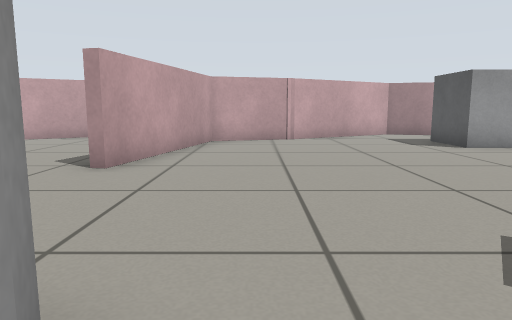
View 1 (above)

16 first-person views from a walk through a Gazebo world. The camera is 0.51 m above the floor, tilts 8° down and sees 70° across. The floor is counted in squares, 0.5 m on a side. Each view is taken from the middle of a square. On the plan, view 1 faces up. The plan holds only what a view shows up to about 13 squares ahead; the rest is blank.

View 2
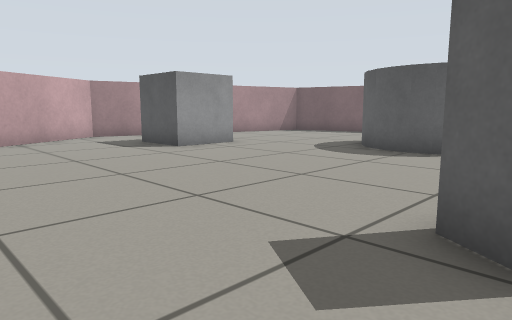

View 3
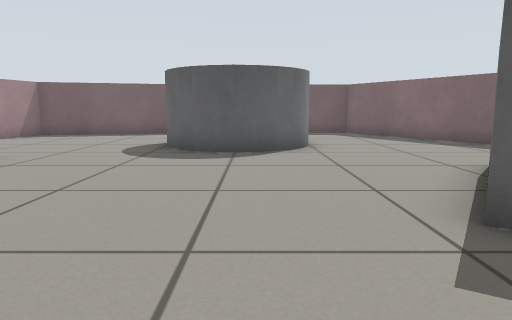

View 4
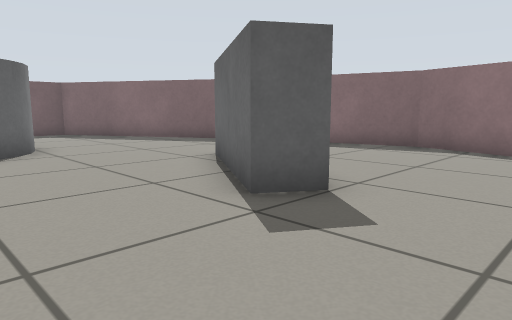

View 5
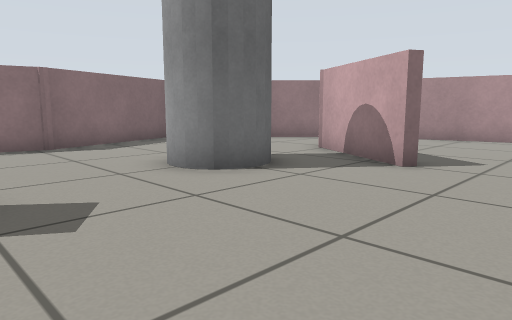

View 6
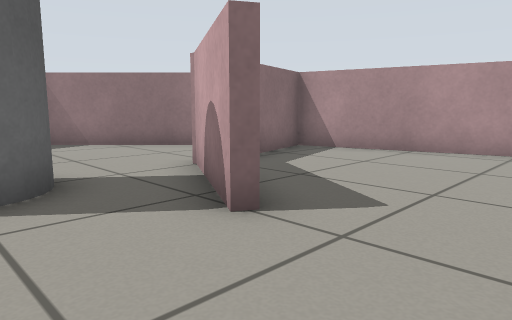

View 7
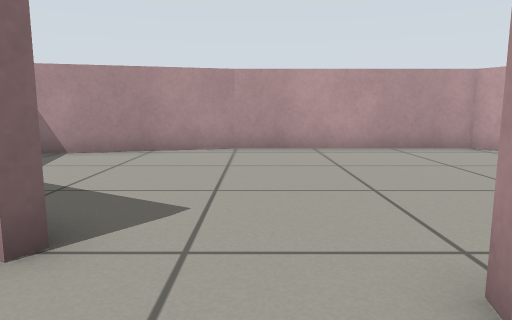

View 8
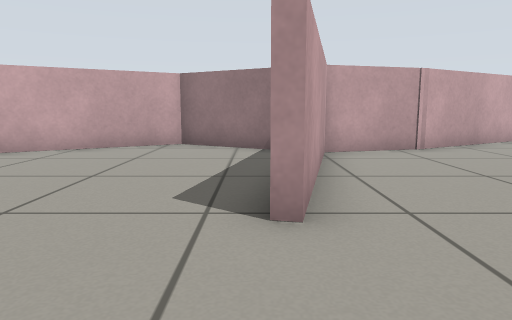

View 9
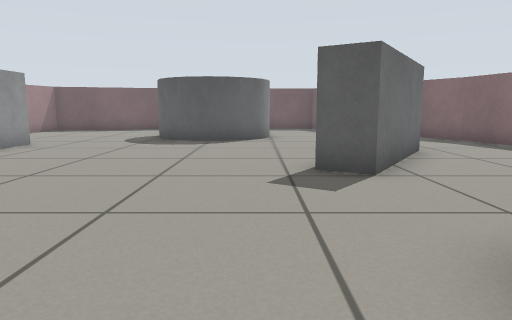

View 10
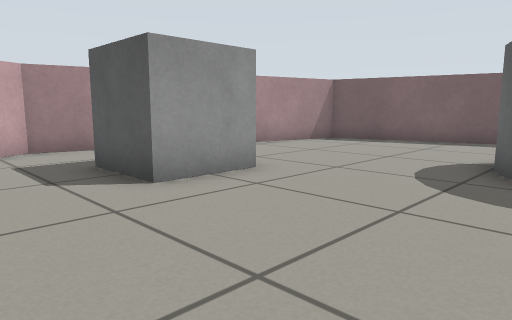

View 11
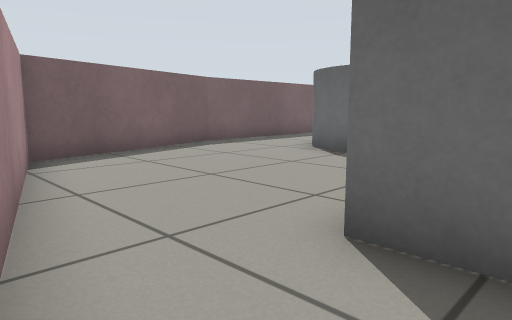

View 12
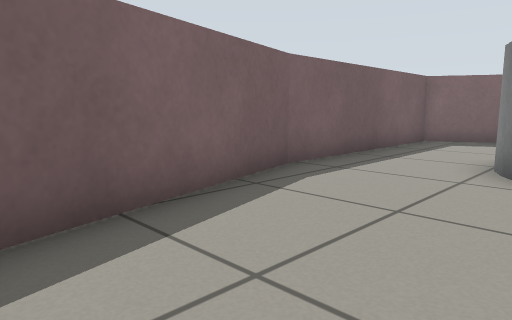

View 13
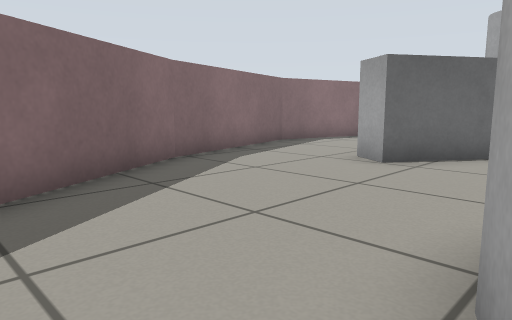

View 14
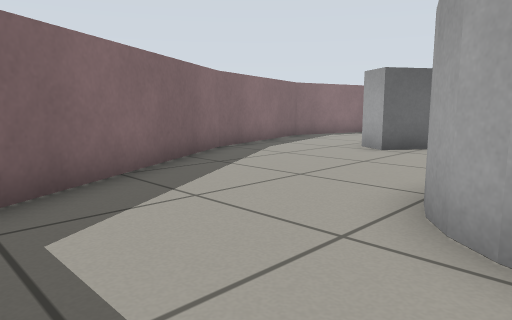

View 15
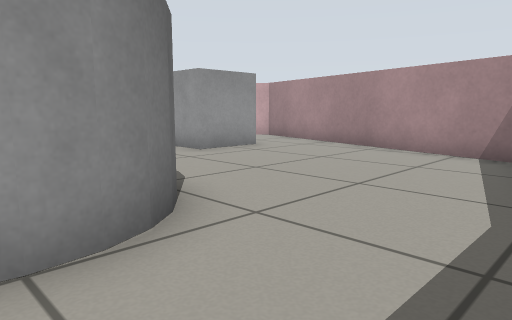

View 16
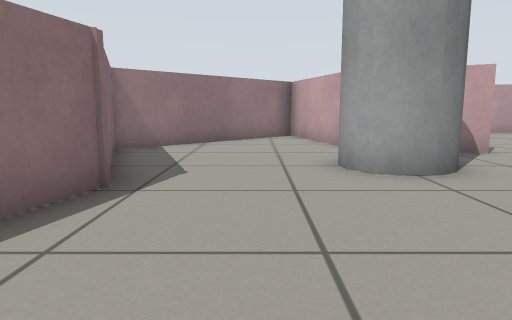

### Floor plan
Key: @ floor where view 1 was taken; # wall or solid block; . floor; B grey box; C grey cylinder.
Columns run from 11 left of view 1 to 16 right of it. Each row starts with its distance up from view 1.
 15                ####
 14      ###      ##..####
 13    ###.###  ###......#####
 12  ###.....####............#
 11 ##.......#.......BB......##
 10 #........#.......BB.......#
  9 #........#................#
  8 #.......##................##
  7 #.......#..................#
  6 #...................CCCC...#
  5 #...................C  C...#
  4 ##..................C  C...#
  3  #.....#............CCCC...#
  2  #....##......B............#
  1  #...##..CC...BBB..........#
  0  #####...CC@...BBB........##
 -1   #..............B......###
 -2   ##...................##
 -3    ##................###
 -4     ##.....##.....####
 -5      ##.###########
 -6       ###

Where each view was taken, in squares from view 1:
view 1: 0 up, 0 right, facing up
view 2: 1 up, 0 right, facing up-right
view 3: 4 up, 0 right, facing right
view 4: 5 up, 0 right, facing down-right
view 5: 6 up, 3 right, facing down-left
view 6: 6 up, 1 left, facing down-left
view 7: 5 up, 1 left, facing left
view 8: 3 up, 3 left, facing up
view 9: 3 up, 3 left, facing right
view 10: 5 up, 3 right, facing up-right
view 11: 14 up, 6 right, facing down-right
view 12: 12 up, 11 right, facing down-right
view 13: 3 up, 13 right, facing down-left
view 14: 4 up, 15 right, facing down-left
view 15: 4 up, 15 right, facing up-left
view 16: 2 down, 5 right, facing left
